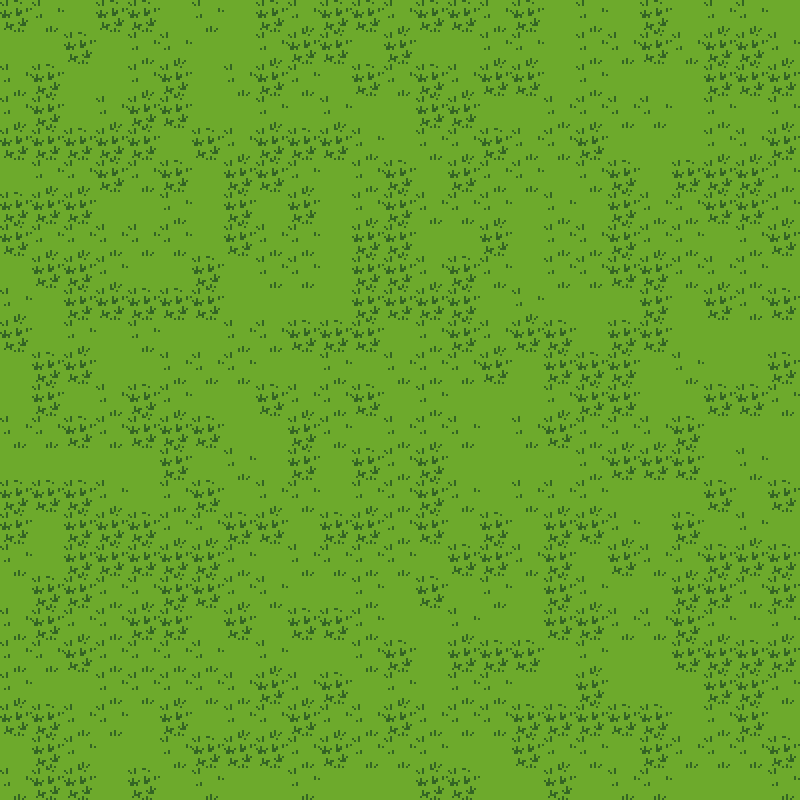

The image is a tile-based game level rendered from a .tmx file. Its description and source (layers, tilesets, objects; grid data summarised) follow:
An orthogonal 25x25 tile map with 32x32 px tiles, 3 tile layers (subGroundLayer, superGroundLayer, collisionLayer) and 31 objects (Chest, Stairs).

<map version="1.0" orientation="orthogonal" renderorder="right-down" width="25" height="25" tilewidth="32" tileheight="32" nextobjectid="37">
 <tileset firstgid="1" name="tiny_32" tilewidth="32" tileheight="32" tilecount="256" columns="16">
  <image source="../images/tiny_32.png" width="512" height="512" />
  <tile id="8">
   <objectgroup draworder="index">
    <object id="0" x="0" y="0" width="32" height="32" />
   </objectgroup>
  </tile>
  <tile id="9">
   <objectgroup draworder="index">
    <object id="0" x="0" y="0" width="32" height="32" />
   </objectgroup>
  </tile>
  <tile id="10">
   <objectgroup draworder="index">
    <object id="0" x="0" y="0" width="32" height="32" />
   </objectgroup>
  </tile>
  <tile id="11">
   <objectgroup draworder="index">
    <object id="0" x="0" y="0" width="32" height="32" />
   </objectgroup>
  </tile>
  <tile id="12">
   <properties>
    <property name="targetX" type="int" value="576" />
   </properties>
   <objectgroup draworder="index">
    <object id="0" x="0" y="0" width="32" height="32" />
   </objectgroup>
  </tile>
  <tile id="13">
   <objectgroup draworder="index">
    <object id="0" x="0" y="0" width="32" height="32" />
   </objectgroup>
  </tile>
  <tile id="14">
   <objectgroup draworder="index">
    <object id="0" x="0" y="0" width="32" height="32" />
   </objectgroup>
  </tile>
  <tile id="15">
   <objectgroup draworder="index">
    <object id="0" x="0" y="0" width="32" height="32" />
   </objectgroup>
  </tile>
  <tile id="24">
   <objectgroup draworder="index">
    <object id="0" x="0" y="0" width="32" height="32" />
   </objectgroup>
  </tile>
  <tile id="36">
   <objectgroup draworder="index">
    <object id="0" type="Chest" x="0" y="8" width="32" height="24" />
   </objectgroup>
  </tile>
  <tile id="37">
   <objectgroup draworder="index">
    <object id="0" x="0" y="8" width="32" height="24" />
   </objectgroup>
  </tile>
  <tile id="38">
   <objectgroup draworder="index">
    <object id="0" x="0" y="8" width="32" height="24" />
   </objectgroup>
  </tile>
  <tile id="39">
   <objectgroup draworder="index">
    <object id="0" x="0" y="8" width="32" height="24" />
   </objectgroup>
  </tile>
  <tile id="51">
   <objectgroup draworder="index">
    <object id="0" x="0" y="18" width="32" height="14" />
   </objectgroup>
  </tile>
  <tile id="56">
   <objectgroup draworder="index">
    <object id="0" x="0" y="16" width="32" height="16" />
   </objectgroup>
  </tile>
  <tile id="67">
   <objectgroup draworder="index">
    <object id="0" x="0" y="0" width="32" height="32" />
   </objectgroup>
  </tile>
  <tile id="72">
   <objectgroup draworder="index">
    <object id="0" x="0" y="0" width="32" height="16" />
   </objectgroup>
  </tile>
  <tile id="80">
   <objectgroup draworder="index">
    <object id="0" x="0" y="0" width="32" height="32" />
   </objectgroup>
  </tile>
  <tile id="81">
   <objectgroup draworder="index">
    <object id="0" x="0" y="0" width="32" height="32" />
   </objectgroup>
  </tile>
  <tile id="82">
   <objectgroup draworder="index">
    <object id="0" x="0" y="0" width="32" height="32" />
   </objectgroup>
  </tile>
  <tile id="91">
   <objectgroup draworder="index">
    <object id="0" x="0" y="4" width="31.75" height="24" />
   </objectgroup>
  </tile>
  <tile id="92">
   <objectgroup draworder="index">
    <object id="0" x="10" y="0" width="12.25" height="32" />
   </objectgroup>
  </tile>
  <tile id="96">
   <objectgroup draworder="index">
    <object id="0" x="0" y="0" width="32" height="32" />
   </objectgroup>
  </tile>
  <tile id="97">
   <objectgroup draworder="index">
    <object id="0" x="0" y="0" width="32" height="32" />
   </objectgroup>
  </tile>
  <tile id="98">
   <objectgroup draworder="index">
    <object id="0" x="0" y="0" width="32" height="32" />
   </objectgroup>
  </tile>
  <tile id="100">
   <objectgroup draworder="index">
    <object id="0" x="0" y="0" width="32" height="32" />
   </objectgroup>
  </tile>
  <tile id="112">
   <objectgroup draworder="index">
    <object id="0" x="0" y="0" width="32" height="32" />
   </objectgroup>
  </tile>
  <tile id="113">
   <objectgroup draworder="index">
    <object id="0" x="0" y="0" width="32" height="32" />
   </objectgroup>
  </tile>
  <tile id="114">
   <objectgroup draworder="index">
    <object id="0" x="0" y="0" width="32" height="32" />
   </objectgroup>
  </tile>
  <tile id="122">
   <objectgroup draworder="index">
    <object id="0" type="Stairs" x="0" y="0" width="32" height="32" />
   </objectgroup>
  </tile>
  <tile id="140">
   <objectgroup draworder="index">
    <object id="0" x="0" y="0" width="32" height="32" />
   </objectgroup>
  </tile>
 </tileset>
 <layer name="subGroundLayer" width="25" height="25">
  <data>[625 cells, 625 non-empty, 3 distinct tile ids]</data>
 </layer>
 <layer name="superGroundLayer" width="25" height="25">
  <data>[625 cells, 0 non-empty, 0 distinct tile ids]</data>
 </layer>
 <layer name="collisionLayer" width="25" height="25">
  <properties>
   <property name="collision" value="true" />
  </properties>
  <data>[625 cells, 0 non-empty, 0 distinct tile ids]</data>
 </layer>
 <objectgroup name="objectLayer" />
</map>
